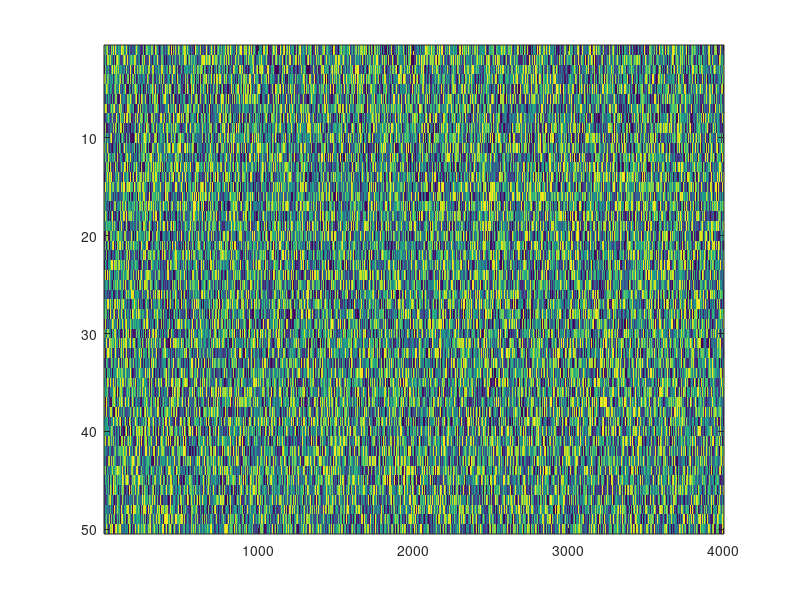

This chart was generated by the following MATLAB code: (Note: this script raises an error after producing the figure.)
T = 1;
L = 1;
n = 50;
dx = L/(n-1);
nt = 4000;
k = (2*pi/L) * [0:n/2-1 -n/2:-1].';
X = linspace(0, L, n);
t = linspace(0, T, nt);
alpha = 0.01;
u0 = -4*sin(2*pi/L * X);
h = randi([-10 10], [n,nt])/10;
%h = eye(n, nt);
figure(200)
imagesc(h);


m = main(["FEM" "FT"], L, u0, h, T, n, nt, alpha);
m = m.solve();
m = m.pod(0.95);
m.plot();